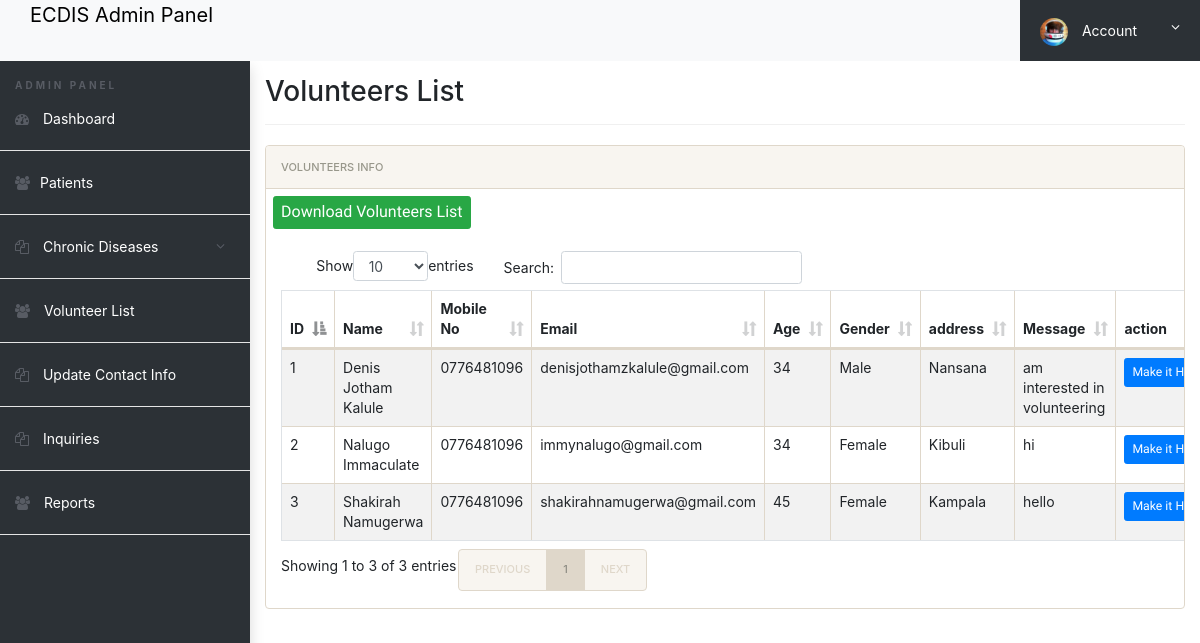
Page /admin/volunteers.php (signed in) on the earlier database version.
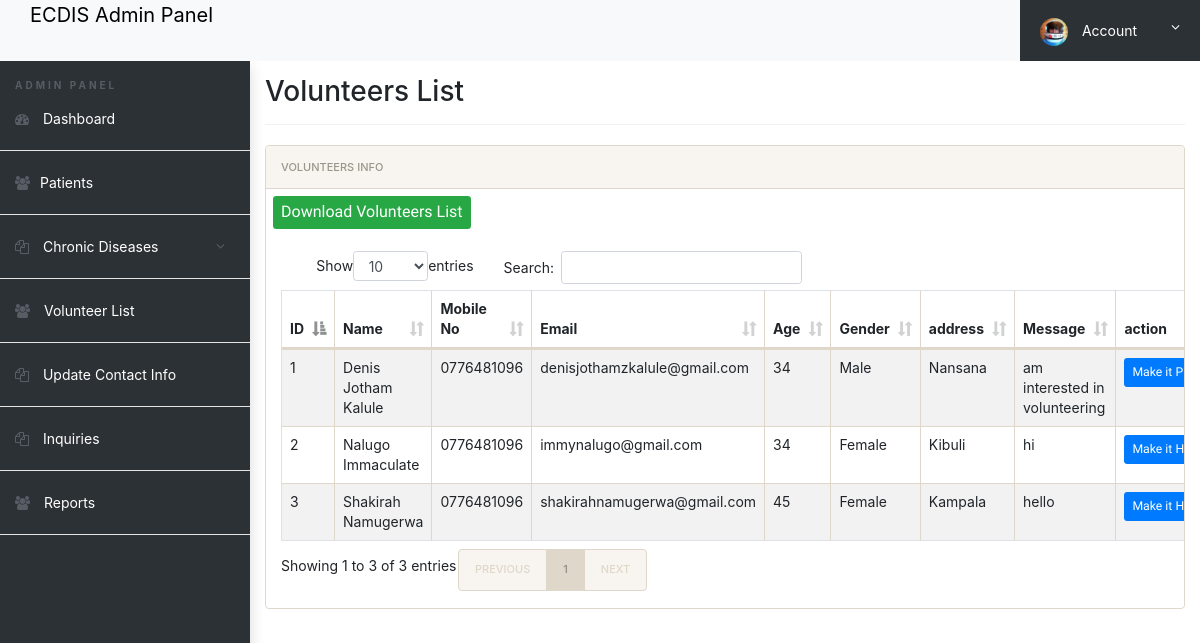
Same page on the later database version.
### tables this page shows
CREATE TABLE `tblblooddonars` (
  `id` int(11) NOT NULL,
  `FullName` varchar(100) DEFAULT NULL,
  `MobileNumber` char(11) DEFAULT NULL,
  `EmailId` varchar(100) DEFAULT NULL,
  `Gender` varchar(20) DEFAULT NULL,
  `Age` int(11) DEFAULT NULL,
  `BloodGroup` varchar(20) DEFAULT NULL,
  `Address` varchar(255) DEFAULT NULL,
  `Message` mediumtext DEFAULT NULL,
  `PostingDate` timestamp NOT NULL DEFAULT current_timestamp(),
  `status` int(1) DEFAULT NULL,
  `Password` varchar(250) DEFAULT NULL
);

### admin/volunteers.php (the view, shortened to what this page needs)
<?php
include('includes/config.php');
if(strlen($_SESSION['alogin'])==0)
	{
header('location:index.php');
}
else{
 ?>
<!doctype html>
<html lang="en" class="no-js">
<head>
	<link rel="stylesheet" href="css/font-awesome.min.css">
	<link rel="stylesheet" href="css/bootstrap.min.css">
	<link rel="stylesheet" href="bootstrap/css/bootstrap.min.css">
	<link rel="stylesheet" href="css/dataTables.bootstrap.min.css">
	<link rel="stylesheet" href="css/bootstrap-social.css">
	<link rel="stylesheet" href="css/bootstrap-select.css">
	<link rel="stylesheet" href="css/fileinput.min.css">
	<link rel="stylesheet" href="css/awesome-bootstrap-checkbox.css">
	<link rel="stylesheet" href="css/style.css">
</head>
<body>
	<?php include('includes/header.php');?>
	<div class="ts-main-content">
		<?php include('includes/leftbar.php');?>
		<div class="content-wrapper">
			<div class="container-fluid">
				<div class="row">
					<div class="col-md-12">
						<h2 class="page-title">Volunteers List</h2>
						<div class="panel panel-default mb-2">
							<div class="panel-heading">Volunteers Info</div>
								<a href="download-records.php" style="font-size:16px;" class="btn btn-success m-2 push-right. btn-sm">Download Volunteers List</a>
							<div class="panel-body">
								<table id="zctb" class="display table table-striped table-bordered table-hover" cellspacing="0" width="100%">
									<thead>
										<tr>
										<th>ID</th>
											<th>Name</th>
											<th>Mobile No</th>
											<th>Email</th>
											<th>Age</th>
											<th>Gender</th>
											<th>address</th>
											<th>Message </th>
											<th>action </th>
										</tr>
									</thead>
									<tbody>
										<?php $sql = "SELECT * from  tblblooddonars ";
										$query = $dbh -> prepare($sql);
										$query->execute();
										$results=$query->fetchAll(PDO::FETCH_OBJ);
										$cnt=1;
										if($query->rowCount() > 0)
										{
										foreach($results as $result)
										{?>
											<tr>
														<td><?php echo htmlentities($cnt);?></td>
														<td><?php echo htmlentities($result->FullName);?></td>
														<td><?php echo htmlentities($result->MobileNumber);?></td>
														<td><?php echo htmlentities($result->EmailId);?></td>
														<td><?php echo htmlentities($result->Age);?></td>
														<td><?php echo htmlentities($result->Gender);?></td>
														<td><?php echo htmlentities($result->Address);?></td>
														<td><?php echo htmlentities($result->Message);?></td>
													<td>
												<div class="d-flex">
												<?php if($result->status==1)
												{?>
												<a class="btn btn-sm btn-primary" href="volunteers.php?hidden=<?php echo htmlentities($result->id);?>" onclick="return confirm('Do you really want to hiidden this detail')" class="btn btn-primary"> Make it Hidden</a>
												<?php } else {?>
												<a class="btn btn-sm btn-primary" href="volunteers.php?public=<?php echo htmlentities($result->id);?>" onclick="return confirm('Do you really want to Public this detail')" class="btn btn-primary"> Make it Public</a>
												<?php } ?>
												</td>
												</div>
										<?php $cnt=$cnt+1; }} ?>
							</div>
						</div>
					</div>
				</div>
</body>
</html>
<?php } ?>

Differences in the rows shown:
changed tblblooddonars "Denis Jotham Kalule": status 1 → 0 (drawn)
